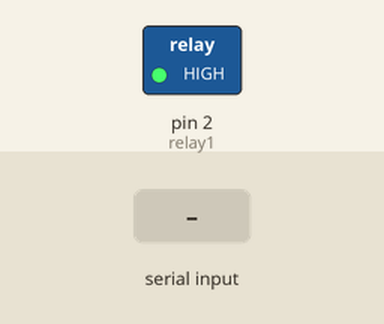
Recording of a sketch running on a simulated Arduino Uno, built with avr-gcc and run on an emulated ATmega328P. Shown: switched loads named in the sketch (green lamp = pin HIGH). The inputs (shaded band) are chosen by the test bench.

Above: at 2.0 s.
2.1 s: "1" received over Serial
At 4.1 s:
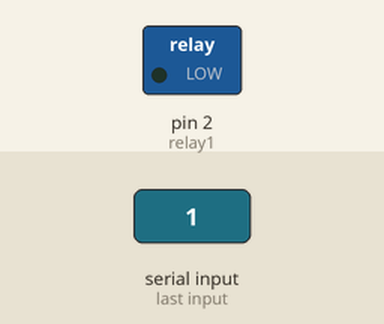
4.5 s: "0" received over Serial
At 5.6 s:
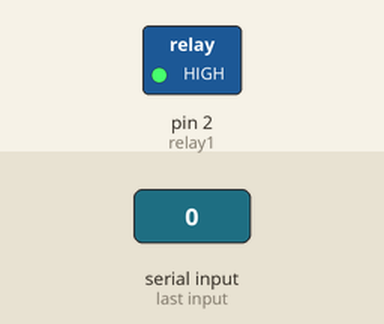
Timing chart, 0 to 7.5 s (numbered marks = the images above; inputs shaded):
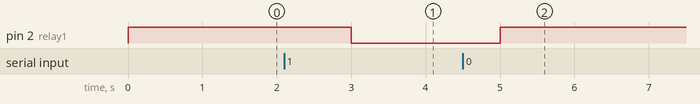

The sketch:

relay.ino
```cpp
const int relay1 = 2; //pin2
int relayON = LOW; //relay nyala
int relayOFF = HIGH; //relay mati

void setup() {
  Serial.begin(19200);
  pinMode(relay1, OUTPUT);
  digitalWrite(relay1, relayOFF);
}
void loop() {
    delay(1000);
}
void serialEvent()
{
   char inChar;
  while (Serial.available())
  {
        inChar = (char)Serial.read();
        if(inChar == '1') {
        digitalWrite(relay1, relayON);
        delay(1000);
         } else {
            digitalWrite(relay1, relayOFF);
          }

  }


}
```

Measured:
- after the input at 2.1 s, pin 2 (relay1): HIGH → LOW after 0.90 s
- after the input at 4.5 s, pin 2 (relay1): LOW → HIGH after 0.50 s
